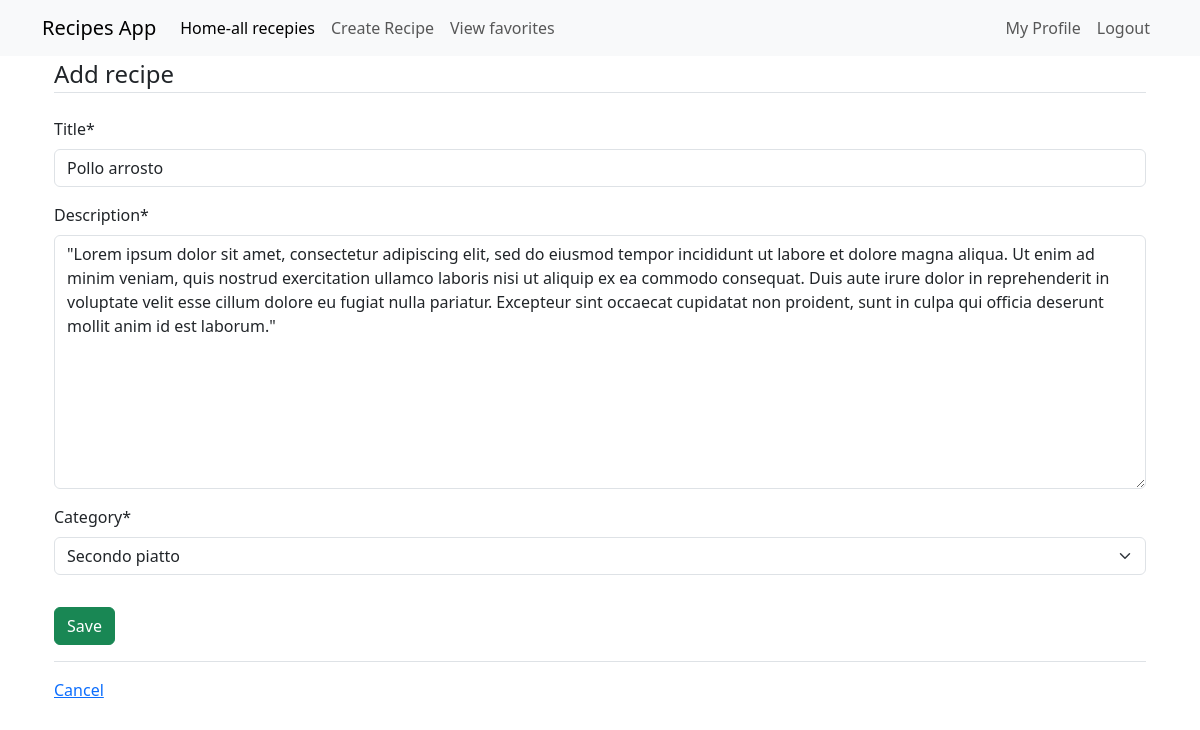
Screenshot of /recipe/9/update/ (signed in) with the database file from the repository.
### recipes/models.py (models this page shows, shortened)
class Recipe(models.Model):
    title = models.CharField(max_length=100)
    description = models.TextField()
    category = models.ForeignKey('categories.Category', on_delete=models.CASCADE, null=True)
    created_at = models.DateTimeField(auto_now_add=True)
    author = models.ForeignKey(User, on_delete=models.CASCADE)
    favorite = models.ManyToManyField(User, related_name='favorite', blank=True)

### categories/models.py (models this page shows)
class Category(models.Model):
    description = models.TextField(max_length=200)
    def __str__(self):
        return self.description

### recipes/views.py (the view, shortened to what this page needs)
# urls.py: path('recipe/<int:pk>/update/', views.RecipeUpdateView.as_view(), name="recipes-update"),
class RecipeUpdateView(LoginRequiredMixin, UserPassesTestMixin, UpdateView):
    model = models.Recipe
    fields = ['title','description','category']
    def test_func(self):
        recipe = self.get_object()
        return self.request.user == recipe.author

### recipes/templates/recipes/recipe_form.html (shortened to what this page needs)
{% extends 'recipes/home.html' %}
{% load crispy_forms_tags %}
{% block content %}
    <div class="container">
        <form method="POST" action="">
            <fieldset class="form-group">
                <legend class="border-bottom mb-4">Add recipe </legend>
                {{ form|crispy }}
            </fieldset>
            <div class="form-group py-3">
                <input class="btn btn-success" type="submit" value = "Save"/>
            </div>
        </form>
        <div class="border-top pt-3">
            <a href="{% url 'recipes-home' %}">Cancel</a>
        </div>
    </div>
{% endblock content %}

### rows the page displays
Recipe: title "Pollo arrosto", description "\"Lorem ipsum dolor sit amet, consectetur adipiscing elit, sed do eiusmod tempor incididunt ut labore et dolore magna aliqua. Ut enim ad minim veniam, quis nostrud exercitation ullamco laboris nisi ut aliquip ex ea commodo consequat. Duis aute irure dolor in reprehenderit in voluptate velit esse cillum dolore eu fugiat nulla pariatur. Excepteur sint occaecat cupidatat non proident, sunt in culpa qui officia deserunt mollit anim id est laborum.\"", category "Secondo piatto"
